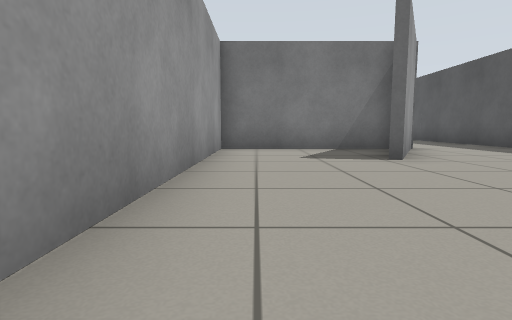
view 1 (above)

17 first-person views from a walk through a Gazebo world. The camera is 0.5 m above the floor, tilts 6° down and sees 80° across. The floor is counted in squares, 1 m on a side. Each view is taken from the middle of a square. On the plan, view 1 faces up. The plan holds only what a view shows up to about 9 squares ahead; the rest is blank.

view 2
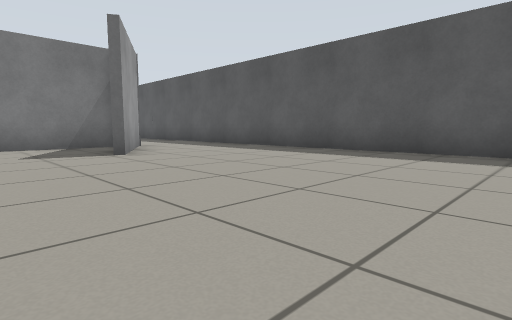

view 3
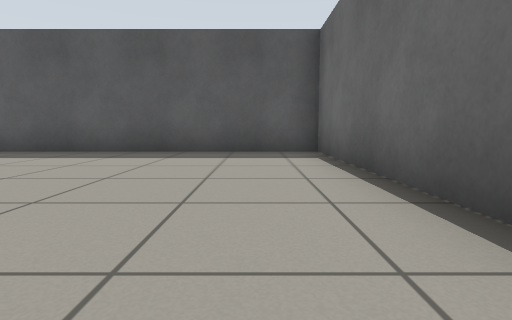

view 4
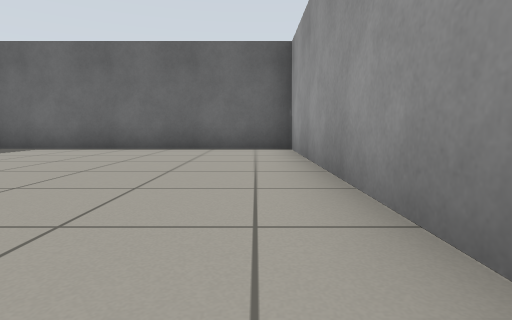

view 5
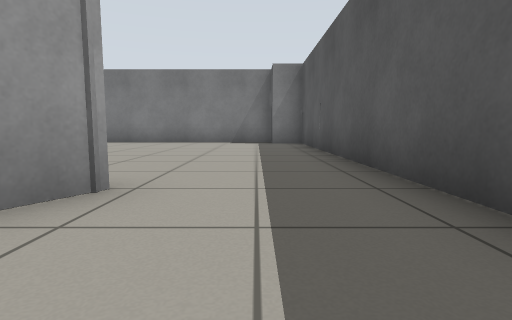

view 6
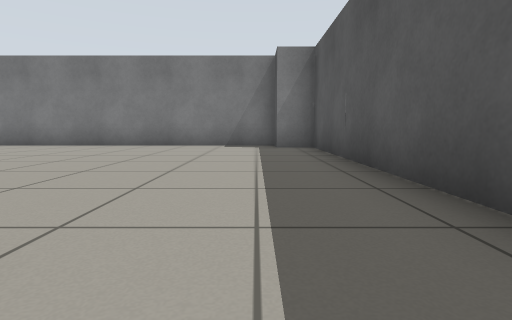

view 7
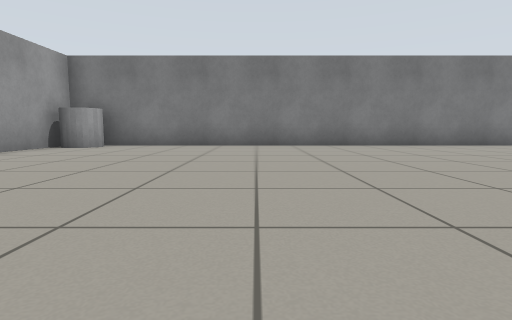

view 8
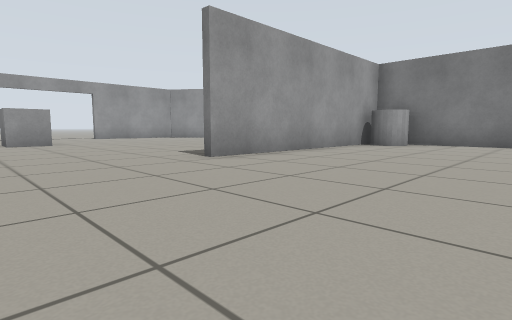

view 9
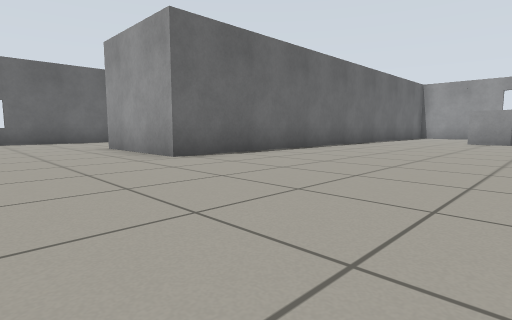

view 10
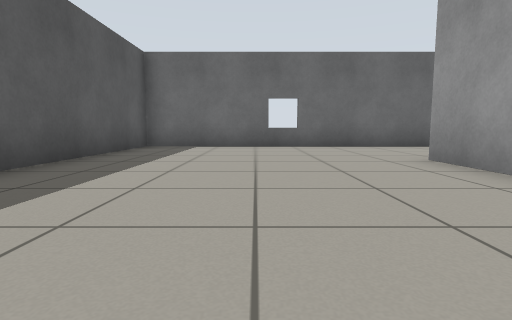

view 11
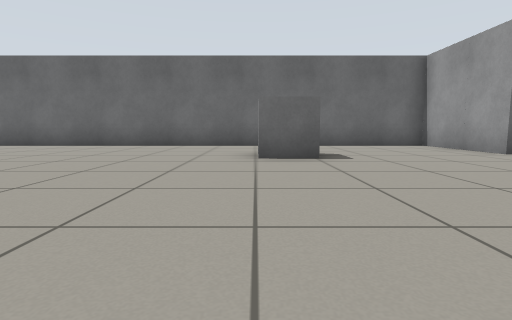

view 12
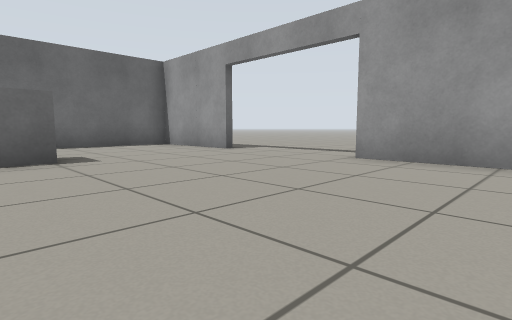

view 13
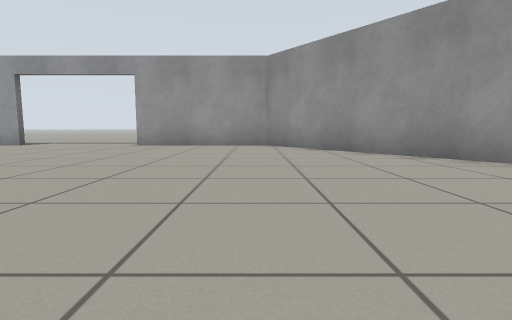

view 14
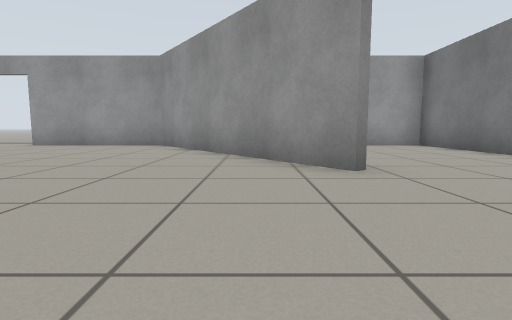

view 15
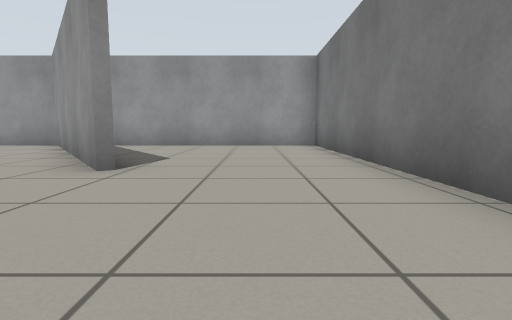

view 16
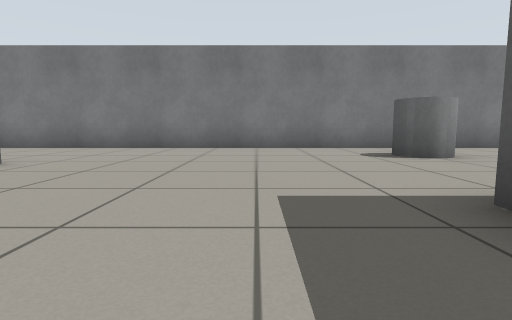

view 17
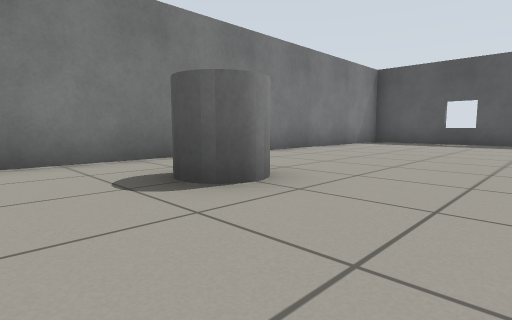

### Floor plan
Ten units are one square. View 1 is at (0, 0); x grows to the right and y downward. Boxes are objects, and circles mark ways between rooms. Rooms are numbered by the first view taken in them; rooms with no view inside come last. Other rooms are left out.
<svg viewBox="-205 -222 275 250">
<path fill="none" stroke="#000" d="M32 -73 -8 -73 -8 23 65 23 65 -44M-145 -182 -198 -143 -198 -105M7 -179 7 -194M-198 -72 -198 -43 -67 -43 -67 -11M39 -76 23 -47M-88 23 -10 23 -10 -25M-16 -217 -198 -217 -198 -159M55 -148 55 -157 -92 -157 -92 -91M65 -44 65 -148"/>
<rect x="-165" y="-85" width="20" height="20" fill="#bbb"><title>grey box</title></rect>
<rect x="-95" y="-155" width="20" height="10" fill="#bbb"><title>grey cylinder</title></rect>
<rect x="-85" y="-205" width="10" height="20" fill="#bbb"><title>grey cylinder</title></rect>
<circle cx="40" cy="-47" r="3" fill="#2a7"/>
<text x="20" y="-20">1</text>
<text x="-80" y="-100">2</text>
</svg>
Room 1 opens to room 2.

Where each view was taken, in squares from view 1:
view 1: 0 up, 0 right, facing up
view 2: 1 down, 0 right, facing up-right
view 3: 1 down, 0 right, facing right
view 4: 5 up, 0 right, facing down
view 5: 5 up, 5 right, facing up
view 6: 7 up, 5 right, facing up
view 7: 7 up, 4 left, facing up
view 8: 6 up, 5 left, facing up-left
view 9: 9 up, 4 left, facing down-left
view 10: 6 up, 4 left, facing down
view 11: 13 up, 15 left, facing down
view 12: 13 up, 15 left, facing down-left
view 13: 14 up, 11 left, facing left
view 14: 17 up, 11 left, facing left
view 15: 20 up, 11 left, facing left
view 16: 14 up, 11 left, facing up
view 17: 17 up, 10 left, facing up-right
